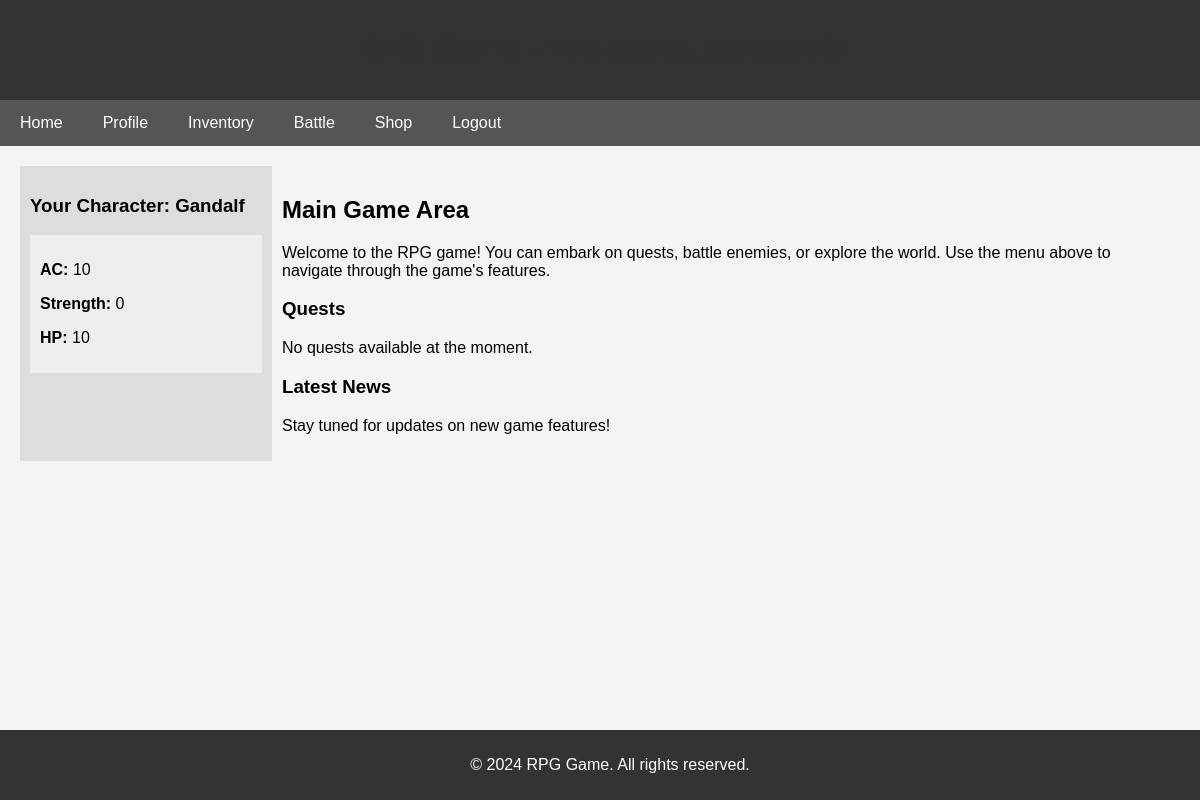
Screenshot of / (signed in) with the database file from the repository.
### RPG/models.py (models this page shows, shortened)
class player_model(models.Model):
    user = models.OneToOneField(User, on_delete=models.CASCADE, default=1)
    name = models.CharField(max_length=100, default="Placeholder")
    Strength = models.IntegerField(default=10)
    Dexterity = models.IntegerField(default=10)
    AC = models.IntegerField(default=10)  # Armor Class
    HP = models.IntegerField(default=10)
    coins = models.IntegerField(default=10)
    is_in_combat = models.BooleanField(default=False)  # Track combat status
    equipped_armor = models.ForeignKey(Item, null=True, blank=True, on_delete=models.SET_NULL, related_name='equipped_armor', limit_choices_to={'item_type': 'armor'})
    equipped_weapon = models.ForeignKey(Item, null=True, blank=True, on_delete=models.SET_NULL, related_name='equipped_weapon', limit_choices_to={'item_type': 'weapon'})

### RPG/views.py (the view)
# urls.py: path('', views.main_page, name='main'),  # Homepage
@login_required(login_url='/login/')
def main_page(request):
    try:
        profile = player_model.objects.get(user=request.user)
    except player_model.DoesNotExist:
        return redirect('index')  # Redirect if no profile is found
    context = {
        'player_model': profile
    }
    return render(request, 'main.html', context)

### RPG/templates/main.html (shortened to what this page needs)
<!DOCTYPE html>
<html lang="en">
<head>
    {% load static %}
    <link rel="stylesheet" href="{% static 'css/styles.css' %}">
</head>
<body>
<header>
    <h1>RPG Game - Welcome, {{ user.username }}!</h1>
</header>
<nav>
    <a href="{% url 'main' %}">Home</a>
    <a href="{% url 'update_profile' %}">Profile</a>
    <a href="{% url 'inventory' %}">Inventory</a>
    <a href="{% url 'start_battle' %}">Battle</a>
    <a href="{% url 'shop' %}">Shop</a>
    <a href="{% url 'logout' %}">Logout</a>
</nav>
<div id="content">
    <div id="sidebar">
        <h3>Your Character: {{ player_model.name }}</h3>
        <div class="stat-box">
            <p><strong>AC:</strong> {{ player_model.AC }}</p>
            <p><strong>Strength:</strong> {{ player_model.Strength }}</p>
            <p><strong>HP:</strong> {{ player_model.HP }}</p>
        </div>
    </div>
    <div id="main-area">
        <h2>Main Game Area</h2>
        <p>Welcome to the RPG game! You can embark on quests, battle enemies, or explore the world. Use the menu above to navigate through the game's features.</p>
        <h3>Quests</h3>
        <p>No quests available at the moment.</p>
        <h3>Latest News</h3>
        <p>Stay tuned for updates on new game features!</p>
    </div>
</div>
<footer>
    <p>&copy; 2024 RPG Game. All rights reserved.</p>
</footer>
</body>
</html>

### RPG/static/css/styles.css (style rules this page uses)
body { font-family: Arial, sans-serif; background-color: #f4f4f4; margin: 0; padding: 0; }
header { background-color: #333; color: white; padding: 10px 20px; text-align: center; }
nav { background-color: #555; overflow: hidden; }
nav a { float: left; display: block; color: white; text-align: center; padding: 14px 20px; text-decoration: none; }
#content { display: flex; padding: 20px; }
#sidebar { width: 20%; background-color: #ddd; padding: 10px; }
#main-area { width: 75%; padding: 10px; }
h1 { color: #333; }
.stat-box { background-color: #eee; padding: 10px; margin-bottom: 10px; }
footer { background-color: #333; color: white; text-align: center; padding: 10px; position: fixed; bottom: 0; width: 100%; }

### rows the page displays
player_model: name "Gandalf", AC "10", Strength "0", HP "10"
